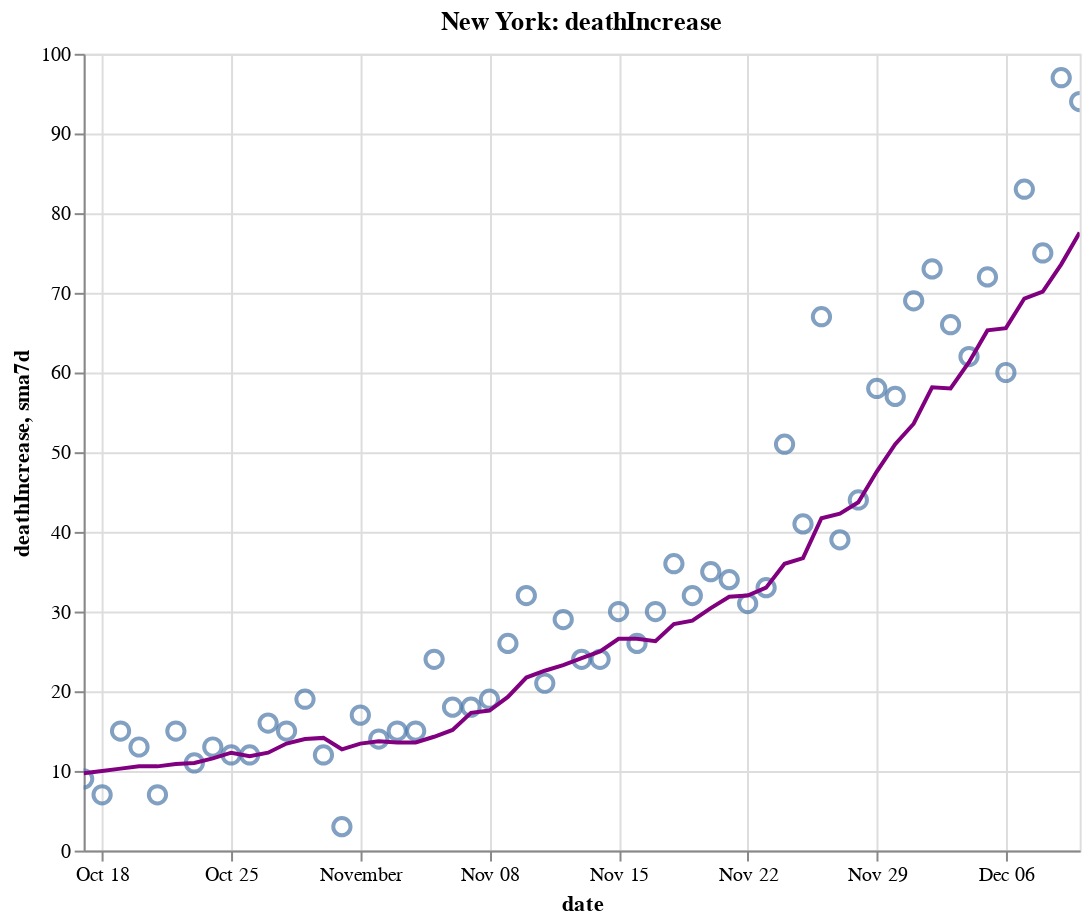

Notebook cell for this chart:
### Code cell
create_plot(ny, 'deathIncrease')

### Figure 1 — Vega-Lite specification as saved in the notebook (floating-point values rounded to 4 significant figures)
{"config": {"view": {"continuousWidth": 400, "continuousHeight": 300}}, "layer": [{"layer": [{"mark": {"type": "point", "size": 75}, "encoding": {"tooltip": [{"type": "temporal", "field": "date"}, {"type": "quantitative", "field": "deathIncrease"}, {"type": "quantitative", "field": "sma7d"}], "x": {"type": "temporal", "field": "date"}, "y": {"type": "quantitative", "field": "deathIncrease"}}, "selection": {"selector012": {"type": "interval", "bind": "scales", "encodings": ["x", "y"]}}}, {"mark": {"type": "line", "color": "purple"}, "encoding": {"x": {"type": "temporal", "field": "date"}, "y": {"type": "quantitative", "field": "sma7d"}}}]}, {"mark": {"type": "rule", "color": "#aaa"}, "encoding": {"x": {"type": "temporal", "field": "date"}}, "transform": [{"filter": {"selection": "selector011"}}]}, {"mark": "circle", "encoding": {"opacity": {"condition": {"value": 1, "selection": "selector011"}, "value": 0}, "tooltip": [{"type": "temporal", "field": "date"}, {"type": "quantitative", "field": "deathIncrease"}, {"type": "quantitative", "field": "sma7d"}], "x": {"type": "temporal", "field": "date"}, "y": {"type": "quantitative", "field": "deathIncrease"}}, "selection": {"selector011": {"type": "single", "encodings": ["x"], "on": "mouseover", "nearest": true, "empty": "none"}}}, {"mark": {"type": "text", "align": "left", "dx": 5, "dy": -5, "stroke": "white", "strokeWidth": 2}, "encoding": {"text": {"type": "quantitative", "field": "deathIncrease"}, "tooltip": [{"type": "temporal", "field": "date"}, {"type": "quantitative", "field": "deathIncrease"}, {"type": "quantitative", "field": "sma7d"}], "x": {"type": "temporal", "field": "date"}, "y": {"type": "quantitative", "field": "deathIncrease"}}, "transform": [{"filter": {"selection": "selector011"}}]}, {"mark": {"type": "text", "align": "left", "dx": 5, "dy": -5}, "encoding": {"text": {"type": "quantitative", "field": "deathIncrease"}, "tooltip": [{"type": "temporal", "field": "date"}, {"type": "quantitative", "field": "deathIncrease"}, {"type": "quantitative", "field": "sma7d"}], "x": {"type": "temporal", "field": "date"}, "y": {"type": "quantitative", "field": "deathIncrease"}}, "transform": [{"filter": {"selection": "selector011"}}]}], "data": {"name": "data-d5319756ae1ee49ef79c3c82a96ab824"}, "height": 400, "title": "New York: deathIncrease", "width": 500, "$schema": "https://vega.github.io/schema/vega-lite/v4.8.1.json", "datasets": {"data-d5319756ae1ee49ef79c3c82a96ab824": [{"date": "2020-10-17T00:00:00", "totalTestResultsIncrease": 160000.0, "positiveIncrease": 1784.0, "death": 25640.0, "deathIncrease": 9.0, "positiveRate": 0.011, "state": "New York", "sma7d": 9.714}, {"date": "2020-10-18T00:00:00", "totalTestResultsIncrease": 128800.0, "positiveIncrease": 1390.0, "death": 25640.0, "deathIncrease": 7.0, "positiveRate": 0.011, "state": "New York", "sma7d": 10.0}, {"date": "2020-10-19T00:00:00", "totalTestResultsIncrease": 82010.0, "positiveIncrease": 998.0, "death": 25660.0, "deathIncrease": 15.0, "positiveRate": 0.012, "state": "New York", "sma7d": 10.29}, {"date": "2020-10-20T00:00:00", "totalTestResultsIncrease": 90540.0, "positiveIncrease": 1201.0, "death": 25670.0, "deathIncrease": 13.0, "positiveRate": 0.013, "state": "New York", "sma7d": 10.57}, {"date": "2020-10-21T00:00:00", "totalTestResultsIncrease": 124800.0, "positiveIncrease": 2026.0, "death": 25680.0, "deathIncrease": 7.0, "positiveRate": 0.016, "state": "New York", "sma7d": 10.57}, {"date": "2020-10-22T00:00:00", "totalTestResultsIncrease": 135300.0, "positiveIncrease": 1628.0, "death": 25690.0, "deathIncrease": 15.0, "positiveRate": 0.012, "state": "New York", "sma7d": 10.86}, {"date": "2020-10-23T00:00:00", "totalTestResultsIncrease": 141500.0, "positiveIncrease": 1637.0, "death": 25700.0, "deathIncrease": 11.0, "positiveRate": 0.012, "state": "New York", "sma7d": 11.0}, {"date": "2020-10-24T00:00:00", "totalTestResultsIncrease": 156900.0, "positiveIncrease": 2061.0, "death": 25720.0, "deathIncrease": 13.0, "positiveRate": 0.013, "state": "New York", "sma7d": 11.57}, {"date": "2020-10-25T00:00:00", "totalTestResultsIncrease": 120800.0, "positiveIncrease": 1632.0, "death": 25730.0, "deathIncrease": 12.0, "positiveRate": 0.014, "state": "New York", "sma7d": 12.29}, {"date": "2020-10-26T00:00:00", "totalTestResultsIncrease": 82120.0, "positiveIncrease": 1191.0, "death": 25740.0, "deathIncrease": 12.0, "positiveRate": 0.015, "state": "New York", "sma7d": 11.86}, {"date": "2020-10-27T00:00:00", "totalTestResultsIncrease": 111600.0, "positiveIncrease": 1991.0, "death": 25760.0, "deathIncrease": 16.0, "positiveRate": 0.018, "state": "New York", "sma7d": 12.29}, {"date": "2020-10-28T00:00:00", "totalTestResultsIncrease": 129700.0, "positiveIncrease": 2031.0, "death": 25770.0, "deathIncrease": 15.0, "positiveRate": 0.016, "state": "New York", "sma7d": 13.43}, {"date": "2020-10-29T00:00:00", "totalTestResultsIncrease": 168400.0, "positiveIncrease": 2499.0, "death": 25790.0, "deathIncrease": 19.0, "positiveRate": 0.015, "state": "New York", "sma7d": 14.0}, {"date": "2020-10-30T00:00:00", "totalTestResultsIncrease": 146900.0, "positiveIncrease": 2255.0, "death": 25800.0, "deathIncrease": 12.0, "positiveRate": 0.015, "state": "New York", "sma7d": 14.14}, {"date": "2020-10-31T00:00:00", "totalTestResultsIncrease": 137000.0, "positiveIncrease": 2049.0, "death": 25810.0, "deathIncrease": 3.0, "positiveRate": 0.015, "state": "New York", "sma7d": 12.71}, {"date": "2020-11-01T00:00:00", "totalTestResultsIncrease": 148900.0, "positiveIncrease": 2255.0, "death": 25820.0, "deathIncrease": 17.0, "positiveRate": 0.015, "state": "New York", "sma7d": 13.43}, {"date": "2020-11-02T00:00:00", "totalTestResultsIncrease": 96100.0, "positiveIncrease": 1633.0, "death": 25840.0, "deathIncrease": 14.0, "positiveRate": 0.017, "state": "New York", "sma7d": 13.71}, {"date": "2020-11-03T00:00:00", "totalTestResultsIncrease": 127900.0, "positiveIncrease": 2321.0, "death": 25850.0, "deathIncrease": 15.0, "positiveRate": 0.018, "state": "New York", "sma7d": 13.57}, {"date": "2020-11-04T00:00:00", "totalTestResultsIncrease": 133500.0, "positiveIncrease": 2126.0, "death": 25870.0, "deathIncrease": 15.0, "positiveRate": 0.016, "state": "New York", "sma7d": 13.57}, {"date": "2020-11-05T00:00:00", "totalTestResultsIncrease": 161000.0, "positiveIncrease": 2997.0, "death": 25890.0, "deathIncrease": 24.0, "positiveRate": 0.019, "state": "New York", "sma7d": 14.29}, {"date": "2020-11-06T00:00:00", "totalTestResultsIncrease": 160700.0, "positiveIncrease": 3209.0, "death": 25910.0, "deathIncrease": 18.0, "positiveRate": 0.02, "state": "New York", "sma7d": 15.14}, {"date": "2020-11-07T00:00:00", "totalTestResultsIncrease": 163300.0, "positiveIncrease": 3587.0, "death": 25930.0, "deathIncrease": 18.0, "positiveRate": 0.022, "state": "New York", "sma7d": 17.29}, {"date": "2020-11-08T00:00:00", "totalTestResultsIncrease": 145600.0, "positiveIncrease": 3428.0, "death": 25950.0, "deathIncrease": 19.0, "positiveRate": 0.024, "state": "New York", "sma7d": 17.57}, {"date": "2020-11-09T00:00:00", "totalTestResultsIncrease": 111400.0, "positiveIncrease": 3144.0, "death": 25970.0, "deathIncrease": 26.0, "positiveRate": 0.028, "state": "New York", "sma7d": 19.29}, {"date": "2020-11-10T00:00:00", "totalTestResultsIncrease": 128000.0, "positiveIncrease": 3965.0, "death": 26000.0, "deathIncrease": 32.0, "positiveRate": 0.031, "state": "New York", "sma7d": 21.71}, {"date": "2020-11-11T00:00:00", "totalTestResultsIncrease": 164300.0, "positiveIncrease": 4820.0, "death": 26030.0, "deathIncrease": 21.0, "positiveRate": 0.029, "state": "New York", "sma7d": 22.57}, {"date": "2020-11-12T00:00:00", "totalTestResultsIncrease": 162600.0, "positiveIncrease": 4797.0, "death": 26060.0, "deathIncrease": 29.0, "positiveRate": 0.029, "state": "New York", "sma7d": 23.29}, {"date": "2020-11-13T00:00:00", "totalTestResultsIncrease": 203700.0, "positiveIncrease": 5401.0, "death": 26080.0, "deathIncrease": 24.0, "positiveRate": 0.027, "state": "New York", "sma7d": 24.14}, {"date": "2020-11-14T00:00:00", "totalTestResultsIncrease": 184200.0, "positiveIncrease": 5388.0, "death": 26100.0, "deathIncrease": 24.0, "positiveRate": 0.029, "state": "New York", "sma7d": 25.0}, {"date": "2020-11-15T00:00:00", "totalTestResultsIncrease": 133200.0, "positiveIncrease": 3649.0, "death": 26130.0, "deathIncrease": 30.0, "positiveRate": 0.027, "state": "New York", "sma7d": 26.57}, {"date": "2020-11-16T00:00:00", "totalTestResultsIncrease": 124600.0, "positiveIncrease": 3490.0, "death": 26160.0, "deathIncrease": 26.0, "positiveRate": 0.028, "state": "New York", "sma7d": 26.57}, {"date": "2020-11-17T00:00:00", "totalTestResultsIncrease": 159900.0, "positiveIncrease": 5088.0, "death": 26190.0, "deathIncrease": 30.0, "positiveRate": 0.032, "state": "New York", "sma7d": 26.29}, {"date": "2020-11-18T00:00:00", "totalTestResultsIncrease": 154400.0, "positiveIncrease": 5294.0, "death": 26220.0, "deathIncrease": 36.0, "positiveRate": 0.034, "state": "New York", "sma7d": 28.43}, {"date": "2020-11-19T00:00:00", "totalTestResultsIncrease": 195200.0, "positiveIncrease": 5310.0, "death": 26260.0, "deathIncrease": 32.0, "positiveRate": 0.027, "state": "New York", "sma7d": 28.86}, {"date": "2020-11-20T00:00:00", "totalTestResultsIncrease": 205500.0, "positiveIncrease": 5468.0, "death": 26290.0, "deathIncrease": 35.0, "positiveRate": 0.027, "state": "New York", "sma7d": 30.43}, {"date": "2020-11-21T00:00:00", "totalTestResultsIncrease": 207900.0, "positiveIncrease": 5972.0, "death": 26330.0, "deathIncrease": 34.0, "positiveRate": 0.029, "state": "New York", "sma7d": 31.86}, {"date": "2020-11-22T00:00:00", "totalTestResultsIncrease": 196600.0, "positiveIncrease": 5392.0, "death": 26360.0, "deathIncrease": 31.0, "positiveRate": 0.027, "state": "New York", "sma7d": 32.0}, {"date": "2020-11-23T00:00:00", "totalTestResultsIncrease": 191500.0, "positiveIncrease": 5906.0, "death": 26390.0, "deathIncrease": 33.0, "positiveRate": 0.031, "state": "New York", "sma7d": 33.0}, {"date": "2020-11-24T00:00:00", "totalTestResultsIncrease": 164800.0, "positiveIncrease": 4881.0, "death": 26440.0, "deathIncrease": 51.0, "positiveRate": 0.03, "state": "New York", "sma7d": 36.0}, {"date": "2020-11-25T00:00:00", "totalTestResultsIncrease": 173100.0, "positiveIncrease": 6265.0, "death": 26480.0, "deathIncrease": 41.0, "positiveRate": 0.036, "state": "New York", "sma7d": 36.71}, {"date": "2020-11-26T00:00:00", "totalTestResultsIncrease": 217700.0, "positiveIncrease": 6933.0, "death": 26550.0, "deathIncrease": 67.0, "positiveRate": 0.032, "state": "New York", "sma7d": 41.71}, {"date": "2020-11-27T00:00:00", "totalTestResultsIncrease": 219400.0, "positiveIncrease": 8176.0, "death": 26590.0, "deathIncrease": 39.0, "positiveRate": 0.037, "state": "New York", "sma7d": 42.29}, {"date": "2020-11-28T00:00:00", "totalTestResultsIncrease": 152400.0, "positiveIncrease": 6063.0, "death": 26630.0, "deathIncrease": 44.0, "positiveRate": 0.04, "state": "New York", "sma7d": 43.71}, {"date": "2020-11-29T00:00:00", "totalTestResultsIncrease": 157300.0, "positiveIncrease": 6723.0, "death": 26690.0, "deathIncrease": 58.0, "positiveRate": 0.043, "state": "New York", "sma7d": 47.57}, {"date": "2020-11-30T00:00:00", "totalTestResultsIncrease": 149000.0, "positiveIncrease": 6819.0, "death": 26750.0, "deathIncrease": 57.0, "positiveRate": 0.046, "state": "New York", "sma7d": 51.0}, {"date": "2020-12-01T00:00:00", "totalTestResultsIncrease": 146700.0, "positiveIncrease": 7285.0, "death": 26820.0, "deathIncrease": 69.0, "positiveRate": 0.05, "state": "New York", "sma7d": 53.57}, {"date": "2020-12-02T00:00:00", "totalTestResultsIncrease": 193600.0, "positiveIncrease": 8973.0, "death": 26890.0, "deathIncrease": 73.0, "positiveRate": 0.046, "state": "New York", "sma7d": 58.14}, {"date": "2020-12-03T00:00:00", "totalTestResultsIncrease": 203400.0, "positiveIncrease": 9855.0, "death": 26960.0, "deathIncrease": 66.0, "positiveRate": 0.048, "state": "New York", "sma7d": 58.0}, {"date": "2020-12-04T00:00:00", "totalTestResultsIncrease": 208300.0, "positiveIncrease": 11270.0, "death": 27020.0, "deathIncrease": 62.0, "positiveRate": 0.054, "state": "New York", "sma7d": 61.29}, {"date": "2020-12-05T00:00:00", "totalTestResultsIncrease": 215400.0, "positiveIncrease": 10760.0, "death": 27090.0, "deathIncrease": 72.0, "positiveRate": 0.05, "state": "New York", "sma7d": 65.29}, {"date": "2020-12-06T00:00:00", "totalTestResultsIncrease": 205800.0, "positiveIncrease": 9702.0, "death": 27150.0, "deathIncrease": 60.0, "positiveRate": 0.047, "state": "New York", "sma7d": 65.57}, {"date": "2020-12-07T00:00:00", "totalTestResultsIncrease": 152300.0, "positiveIncrease": 7302.0, "death": 27230.0, "deathIncrease": 83.0, "positiveRate": 0.048, "state": "New York", "sma7d": 69.29}, {"date": "2020-12-08T00:00:00", "totalTestResultsIncrease": 162500.0, "positiveIncrease": 9335.0, "death": 27310.0, "deathIncrease": 75.0, "positiveRate": 0.057, "state": "New York", "sma7d": 70.14}, {"date": "2020-12-09T00:00:00", "totalTestResultsIncrease": 194600.0, "positiveIncrease": 10600.0, "death": 27400.0, "deathIncrease": 97.0, "positiveRate": 0.054, "state": "New York", "sma7d": 73.57}, {"date": "2020-12-10T00:00:00", "totalTestResultsIncrease": 197400.0, "positiveIncrease": 10180.0, "death": 27500.0, "deathIncrease": 94.0, "positiveRate": 0.052, "state": "New York", "sma7d": 77.57}]}}
